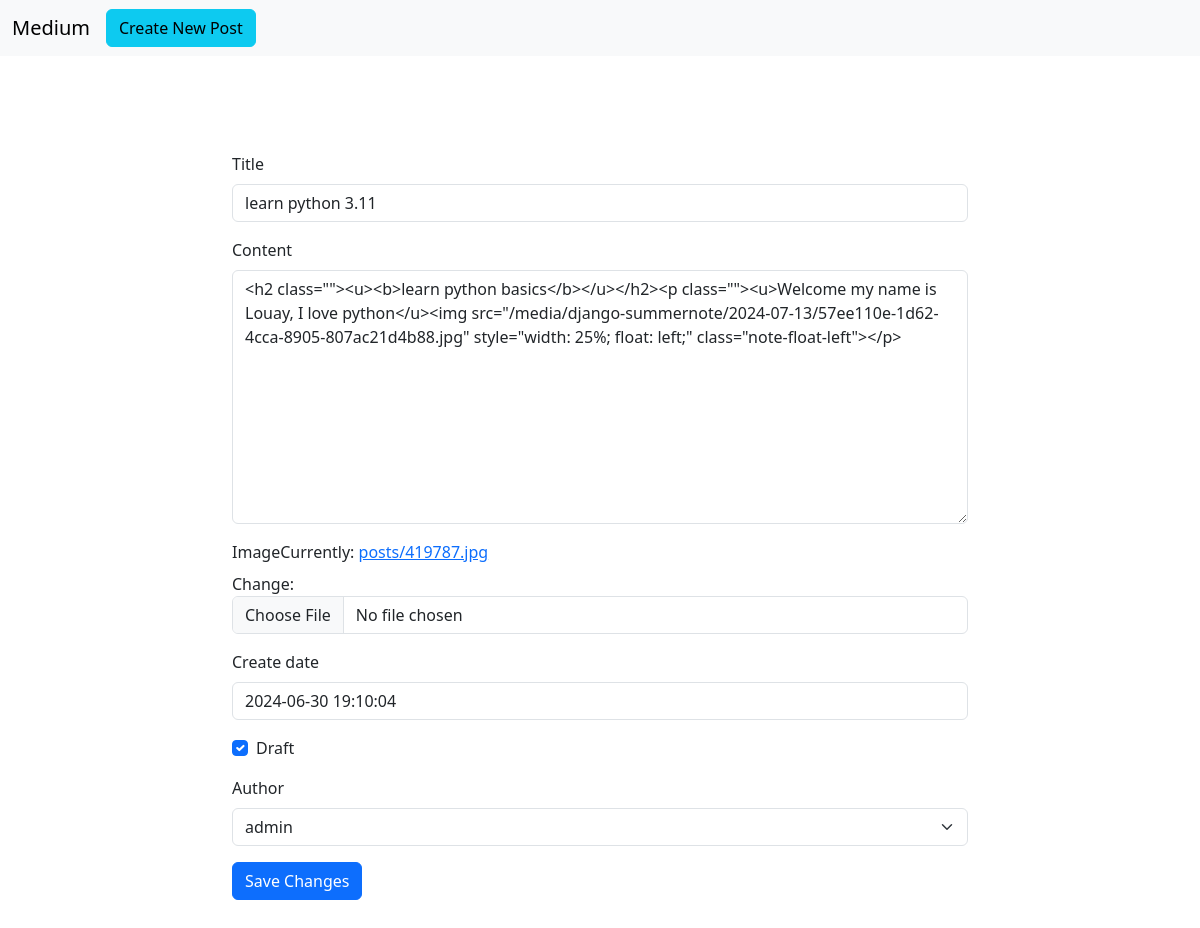
/blog/1/edit, run on an earlier commit of the app's database.
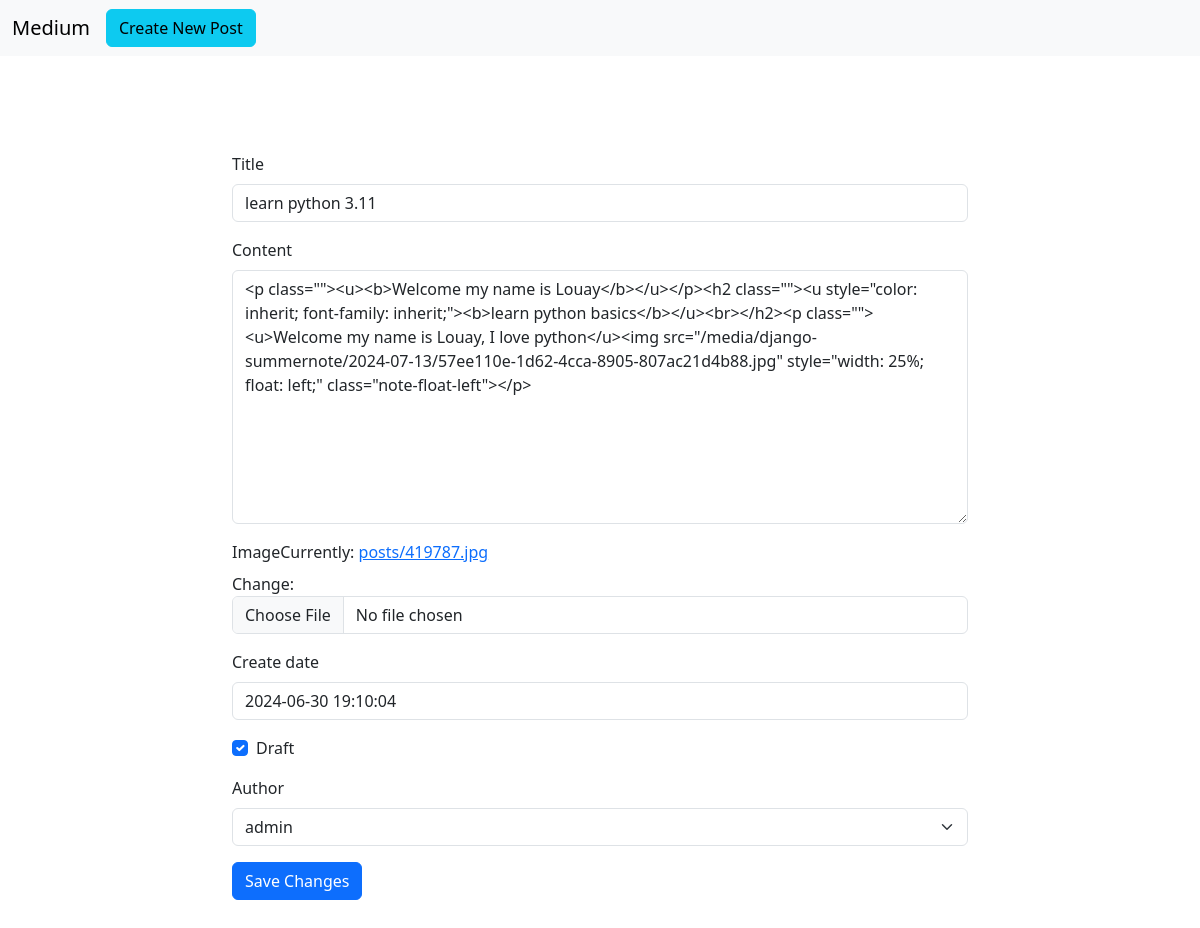
And on a later commit of the database.
### blog/models.py (models this page shows, shortened)
class Post(models.Model):
    title = models.CharField(max_length=100)
    content = models.TextField(max_length=30000)
    create_date = models.DateTimeField(default=timezone.now)
    draft = models.BooleanField(default=True)
    tags = TaggableManager()
    author = models.ForeignKey(User, on_delete=models.SET_NULL, null=True, blank=True, related_name='post_user')
    image = models.ImageField(upload_to='posts')

### blog/views.py (the view)
# urls.py: path('blog/<int:pk>/edit', PostUpdate.as_view()),
class PostUpdate(UpdateView):
    model = Post
    fields = ['title', 'content', 'image', 'tags', 'create_date', 'draft', 'author']
    success_url = '/blog'
    template_name = 'blog/edit_post.html'

### blog/templates/blog/edit_post.html (shortened to what this page needs)
{% load django_bootstrap5 %}
<!doctype html>
<html lang="en">
  <head>
    <link href="https://cdn.jsdelivr.net/npm/bootstrap@5.3.3/dist/css/bootstrap.min.css" rel="stylesheet">
  </head>
  <body>
    <nav class="navbar navbar-expand-lg bg-body-tertiary">
      <div class="container-fluid">
        <a class="navbar-brand" href="#">Medium</a>
        <div class="collapse navbar-collapse" id="navbarSupportedContent">
          <a class="btn btn-info me-auto" href="/blog/new">Create New Post</a>
        </div>
      </div>
    </nav>
    <div class="container mt-5">
      <div class="row py-5">
          <div class="col-lg-8 mx-auto">
                <form method="post" enctype="multipart/form-data">
                    {% bootstrap_form form %}
                    {% bootstrap_button button_type="submit" content="Save Changes" %}
                </form>
          </div>
      </div>
    </div>
  </body>
</html>

What changed in the data, as far as the page shows it:
changed Post "learn python 3.11": content "<h2 class=\"\"><u><b>learn python basics</b></u></h2><p class=\"\"><u>Welcome my name is…" → "<p class=\"\"><u><b>Welcome my name is Louay</b></u></p><h2 class=\"\"><u style=\"color: inherit; font-family: inherit;\"><b>learn python basics</b></u><br></h2><p class=\"\"><u>Welcome my name is…"
